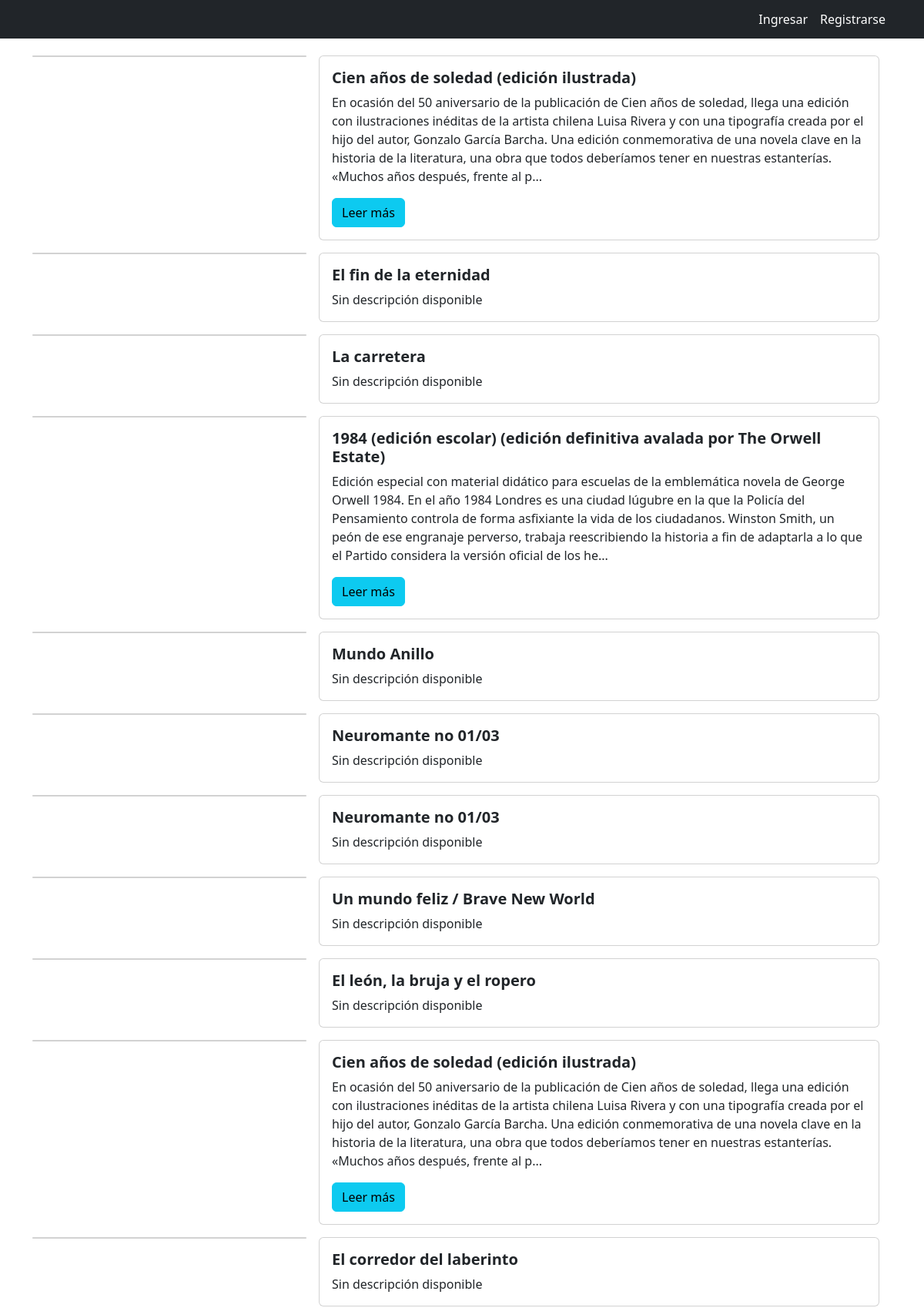
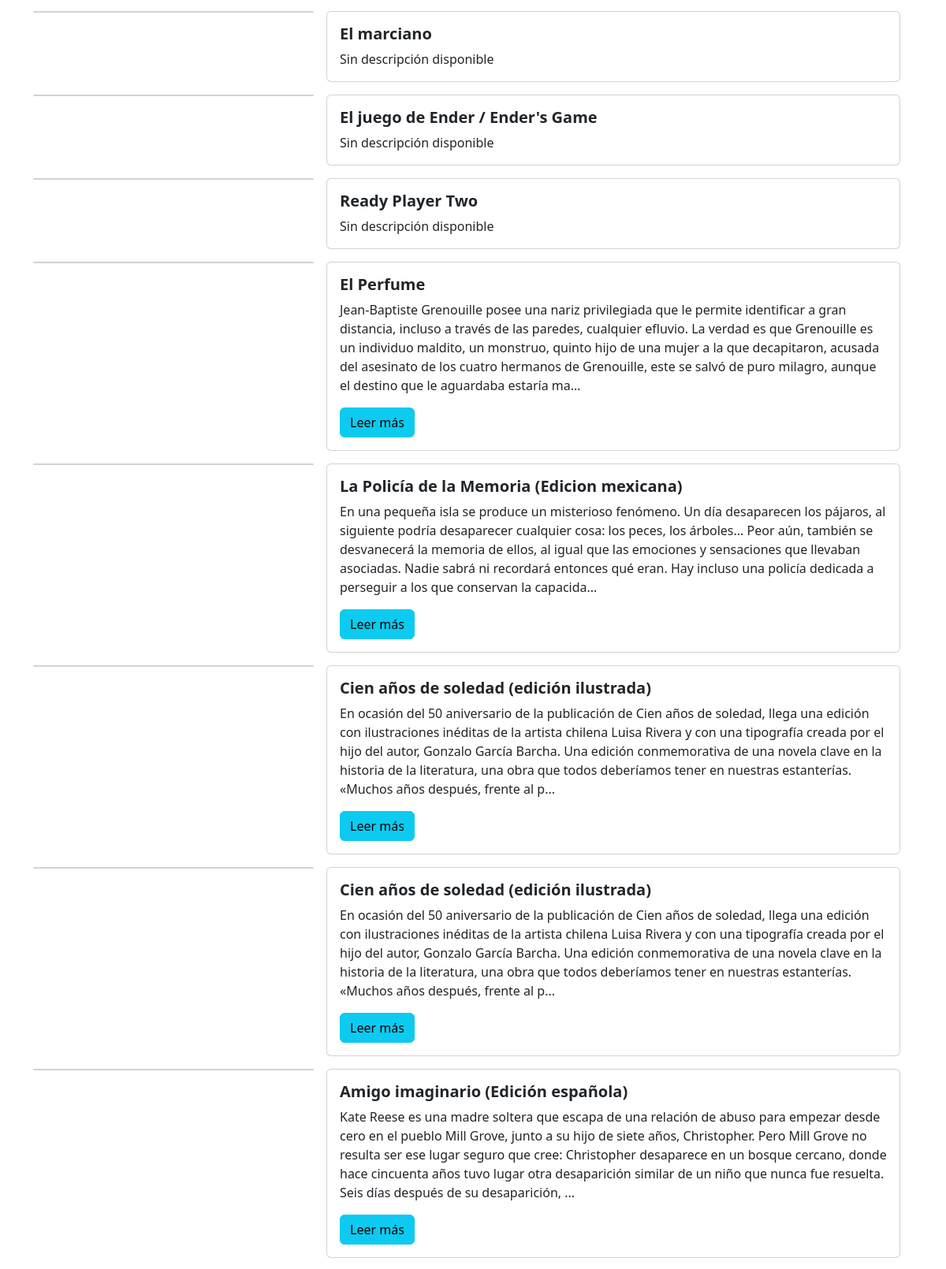
The app's page /recomendations/ (upper part) with its own data (2 pictures, top to bottom).
### book/models.py (models this page shows, shortened)
class Book(models.Model):
    isbn = models.CharField(max_length=13, default="N/A")
    title = models.CharField(max_length=100)
    description = models.TextField(max_length=500, default="Sin descripción disponible")
    year_publication = models.IntegerField(default=0)
    topics = models.CharField(max_length=120, default="N/A")
    rating = models.FloatField(default=0)
    cover = models.URLField(default="https://user-images.githubusercontent.com/140737841/280489450-728d5fb6-442e-4912-bed3-f0a5689fbdec.png")
    buy_link = models.URLField(default="https://books.google.com.co/books?uid=117901420878484918404&hl=es")
    author = models.CharField(max_length=100, default= None)
    disliked_by = models.ManyToManyField('accounts.userInformation', related_name='books_disliked_by_users', blank=True)
    date = models.DateTimeField(default=timezone.now)

### book/views.py (the view)
# urls.py: path("recomendations/", BookViews.recomendations),
def recomendations(request):
    books = Book.objects.all()
    return render(request, 'recomendations.html', {'books': books})

### book/templates/recomendations.html (shortened to what this page needs)
{% extends 'base.html' %}
{% block content %}
<body>
    <main>
        <div class="container">
            <div class="row mt-5">
                {% for book in books %}
                <div class="row g-0">
                    <div class="col-md-4">
                        <div class="card mb-3 me-3" style="max-width: 430px;">
                        </div>
                    </div>
                    <div class="col-md-8">
                        <div class="card mb-3 me-3">
                            <div class="card-body">
                                <h5 class="card-title fw-bold">{{ book.title }}</h5>
                                <p class="card-text" id="book-description">{{ book.description|slice:":400" }}{% if book.description|length > 400 %}...</p>
                            <button type="button" class="btn btn-info" data-bs-toggle="modal" data-bs-target="#descriptionModal{{ book.id }}">
                                Leer más
                            </button>
                            {% endif %}
                            </div>
                        </div>
                    </div>
                </div>
                {% endfor %}
            </div>
        </div>
    </main>
</body>
</html>
{% endblock content %}

### BookNexus/templates/base.html (style rules this page uses)
body { display: flex; flex-direction: column; min-height: 100vh; }
.container { flex: 1; }

### records on screen
Book: title "Cien años de soledad (edición ilustrada)", description "En ocasión del 50 aniversario de la publicación de Cien años de soledad, llega una edición con ilustraciones inéditas de la artista chilena Luisa Rivera y con una tipografía creada por el hijo del autor, Gonzalo García Barcha. Una edición conmemorativa de una novela clave en la historia de la literatura, una obra que todos deberíamos tener en nuestras estanterías. «Muchos años después, frente al p"
Book: title "El fin de la eternidad", description "Sin descripción disponible"
Book: title "La carretera", description "Sin descripción disponible"
Book: title "1984 (edición escolar) (edición definitiva avalada por The Orwell Estate)", description "Edición especial con material didático para escuelas de la emblemática novela de George Orwell 1984. En el año 1984 Londres es una ciudad lúgubre en la que la Policía del Pensamiento controla de forma asfixiante la vida de los ciudadanos. Winston Smith, un peón de ese engranaje perverso, trabaja reescribiendo la historia a fin de adaptarla a lo que el Partido considera la versión oficial de los he"
Book: title "Mundo Anillo", description "Sin descripción disponible"
Book: title "Neuromante no 01/03", description "Sin descripción disponible"
Book: title "Neuromante no 01/03", description "Sin descripción disponible"
Book: title "Un mundo feliz / Brave New World", description "Sin descripción disponible"
Book: title "El león, la bruja y el ropero", description "Sin descripción disponible"
Book: title "Cien años de soledad (edición ilustrada)", description "En ocasión del 50 aniversario de la publicación de Cien años de soledad, llega una edición con ilustraciones inéditas de la artista chilena Luisa Rivera y con una tipografía creada por el hijo del autor, Gonzalo García Barcha. Una edición conmemorativa de una novela clave en la historia de la literatura, una obra que todos deberíamos tener en nuestras estanterías. «Muchos años después, frente al p"
Book: title "El corredor del laberinto", description "Sin descripción disponible"
Book: title "El marciano", description "Sin descripción disponible"
Book: title "El juego de Ender / Ender's Game", description "Sin descripción disponible"
Book: title "Ready Player Two", description "Sin descripción disponible"
Book: title "El Perfume", description "Jean-Baptiste Grenouille posee una nariz privilegiada que le permite identificar a gran distancia, incluso a través de las paredes, cualquier efluvio. La verdad es que Grenouille es un individuo maldito, un monstruo, quinto hijo de una mujer a la que decapitaron, acusada del asesinato de los cuatro hermanos de Grenouille, este se salvó de puro milagro, aunque el destino que le aguardaba estaría ma"
Book: title "La Policía de la Memoria (Edicion mexicana)", description "En una pequeña isla se produce un misterioso fenómeno. Un día desaparecen los pájaros, al siguiente podría desaparecer cualquier cosa: los peces, los árboles... Peor aún, también se desvanecerá la memoria de ellos, al igual que las emociones y sensaciones que llevaban asociadas. Nadie sabrá ni recordará entonces qué eran. Hay incluso una policía dedicada a perseguir a los que conservan la capacida"
Book: title "Cien años de soledad (edición ilustrada)", description "En ocasión del 50 aniversario de la publicación de Cien años de soledad, llega una edición con ilustraciones inéditas de la artista chilena Luisa Rivera y con una tipografía creada por el hijo del autor, Gonzalo García Barcha. Una edición conmemorativa de una novela clave en la historia de la literatura, una obra que todos deberíamos tener en nuestras estanterías. «Muchos años después, frente al p"
Book: title "Cien años de soledad (edición ilustrada)", description "En ocasión del 50 aniversario de la publicación de Cien años de soledad, llega una edición con ilustraciones inéditas de la artista chilena Luisa Rivera y con una tipografía creada por el hijo del autor, Gonzalo García Barcha. Una edición conmemorativa de una novela clave en la historia de la literatura, una obra que todos deberíamos tener en nuestras estanterías. «Muchos años después, frente al p"
Book: title "Amigo imaginario (Edición española)", description "Kate Reese es una madre soltera que escapa de una relación de abuso para empezar desde cero en el pueblo Mill Grove, junto a su hijo de siete años, Christopher. Pero Mill Grove no resulta ser ese lugar seguro que cree: Christopher desaparece en un bosque cercano, donde hace cincuenta años tuvo lugar otra desaparición similar de un niño que nunca fue resuelta. Seis días después de su desaparición,"
